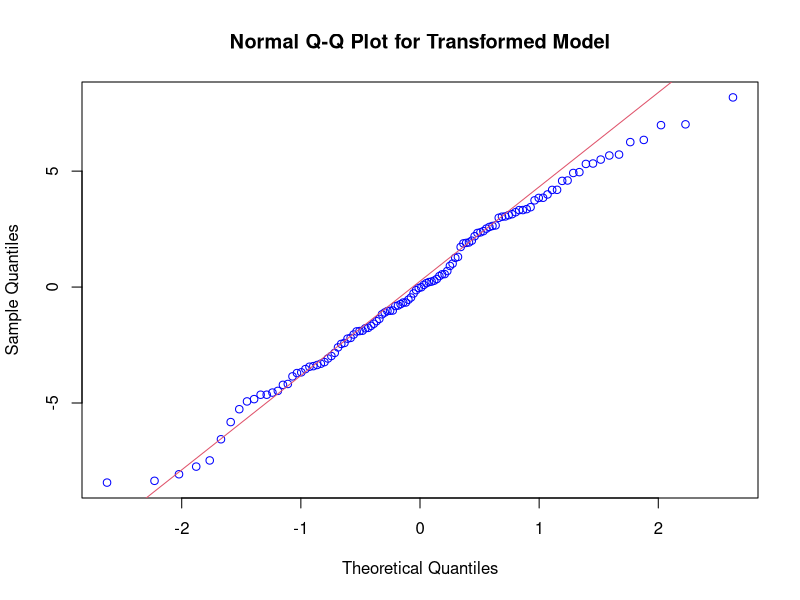
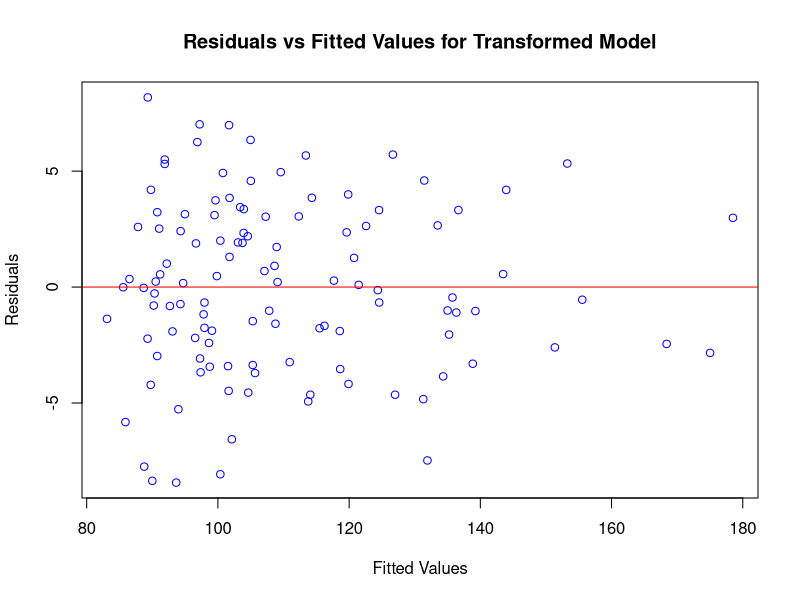

Reproduce these figures in R, in order.
library(car)

data <- read.table("data/data_estimation_random.txt", header = FALSE)

y <- data$V11
X1 <- data$V2
X2 <- data$V3
X3 <- data$V4
X4 <- data$V5
X5 <- data$V6
X6 <- data$V7
X7 <- data$V8
X8 <- data$V9
X9 <- data$V10
X10 <- ifelse(data$V12 == 1, 1, 0)
X11 <- ifelse(data$V12 == 2, 1, 0)
X12 <- ifelse(data$V12 == 3, 1, 0)

model <- lm(y ~ X1 + X2 + X3 + X4 + X5 + X6 + X7 + X8 + X9 + X10 + X11 + X12)

t <- rstudent(model)
yhat <- model$fit

transformed_y <- log(y)^2

transformed_X1 <- log(X1)
transformed_X2 <- log(X2)
transformed_X3 <- X3
transformed_X4 <- X4
transformed_X5 <- X5
transformed_X6 <- log(X6)
transformed_X7 <- X7
transformed_X8 <- log(X8)
transformed_X9 <- log(X9)
transformed_X10 <- X10
transformed_X11 <- X11
transformed_X12 <- X12

transformed_model <- lm(transformed_y ~ transformed_X1 + transformed_X2 +
                               transformed_X3  + transformed_X4 +
                               transformed_X5 + transformed_X6 +
                               transformed_X7 + transformed_X8 +
                               transformed_X9 + transformed_X10+
                               transformed_X11 + transformed_X12)

t <- rstudent(transformed_model)
yhat <- transformed_model$fit

par(mfrow=c(1,1))
qqnorm(transformed_model$resid, col="blue", main = "Normal Q-Q Plot for Transformed Model")
qqline(transformed_model$resid, col=2)

plot(transformed_model$fitted, transformed_model$resid, col="blue", xlab = "Fitted Values", ylab = "Residuals", main = "Residuals vs Fitted Values for Transformed Model")
abline(h=0, col="red")



